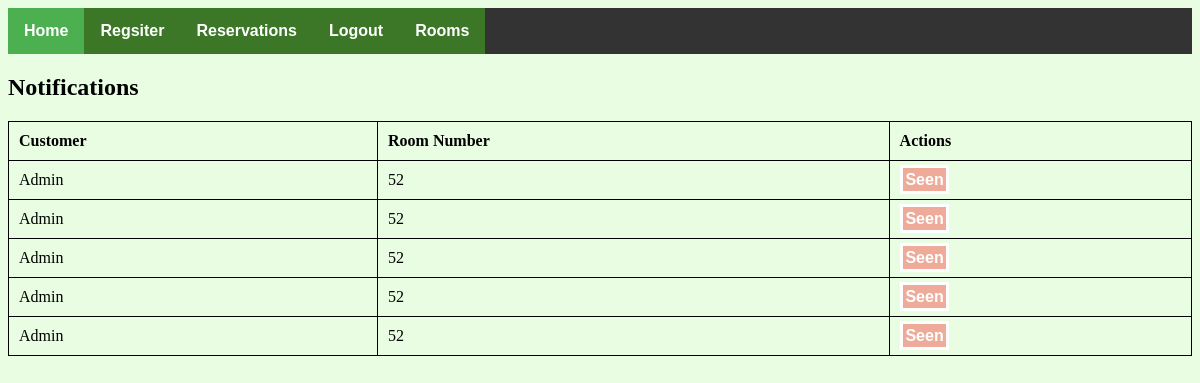
Screenshot of /pages/notification.php (signed in) with the database file from the repository.
### tables this page shows
CREATE TABLE `notifications` (
  `id` int(11) NOT NULL,
  `customer` varchar(255) NOT NULL,
  `room` int(11) NOT NULL,
  `seen` tinyint(4) NOT NULL DEFAULT '0'
);

### pages/notification.php (the view, shortened to what this page needs)
<!DOCTYPE html>
<html>
<head>
  <link rel="stylesheet" type="text/css" href="../css/fontawesome-all.min.css">
  <link rel="stylesheet" type="text/css" href="../css/style.css">
</head>
<body>
	<?php
    	include('config.php');
  	?>
  <ul>
    <li><a href="../index.php" class="active">Home</a></li>
    <li><a href="register.php">Regsiter</a></li>
    <?php if (isset($_SESSION['login'])) { ?>
      <li><a href="reservations.php">Reservations</a></li>
      <li><a href="logout.php">Logout</a></li>
    <?php } else { ?>
      <li><a href="login.php">Login</a></li>
    <?php } ?>
      <li><a href="rooms.php">Rooms</a></li>
  </ul>
  <h2>Notifications</h2>
  <table style="width:100%">
  <tr>
    <th>Customer</th>
    <th>Room Number</th>
    <th>Actions</th>
  </tr>
  <?php
    $sql = "SELECT * FROM notifications WHERE seen = 0";
    $notifications = mysqli_query($connection, $sql);
    if ($notifications->num_rows > 0) {
      while ($row = mysqli_fetch_assoc($notifications)) {
         echo "<tr>";
          echo "<td>".$row['customer']."</td>";
          echo "<td>".$row['room']."</td>";
          echo "<td><a href='seen.php?id=".$row['id']."' class='delete'>Seen</a></td>";
         echo "</tr>";
      }
    }
  ?>
</table>
</body>
</html>

### css/style.css (style rules this page uses)
body { background-color: #4bf5131f; }
a { text-decoration: none; background-color: #4bf51359; border: solid 3px #fff; padding: 1%; color: #fff; font-weight: bold; font-family: sans-serif; }
table, th, td { border: 1px solid black; border-collapse: collapse; }
th, td { padding: 10px; }
th { text-align: left; }
.delete { background-color: #f5131359; }
ul { list-style-type: none; margin: 0; padding: 0; overflow: hidden; background-color: #333; }
li { float: left; }
li a { display: block !important; color: white !important; text-align: center !important; padding: 14px 16px !important; text-decoration: none !important; border: 0px !important; }
.active { background-color: #4CAF50 !important; }

### rows the page displays
notifications: customer "Admin", room "52"
notifications: customer "Admin", room "52"
notifications: customer "Admin", room "52"
notifications: customer "Admin", room "52"
notifications: customer "Admin", room "52"
